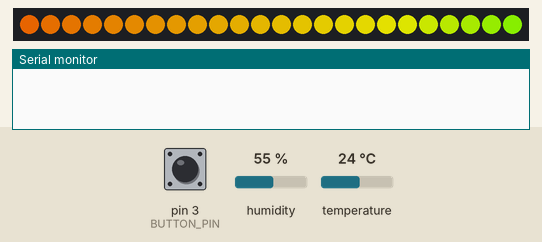
This sketch was run on a simulated Arduino Uno, built with avr-gcc and run on an emulated ATmega328P. Shown: 24 RGB LEDs in strip order, left to right, the last lines printed to the serial monitor. Inputs (shaded band) come from the test bench; at power-on: pin 3 (BUTTON_PIN) HIGH, humidity 55 %, temperature 24 °C. Dim RGB values are drawn brighter than linear.

Above: at 1.2 s.
1.3 s: pin 3 (BUTTON_PIN) pulled LOW for 0.15 s
At 2.1 s:
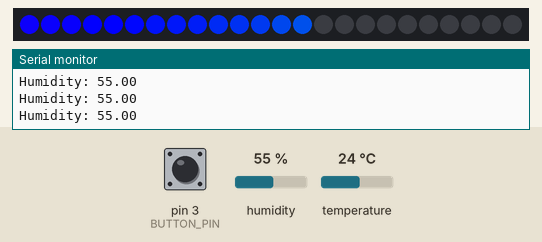
2.9 s: humidity set to 68 %
At 4.2 s:
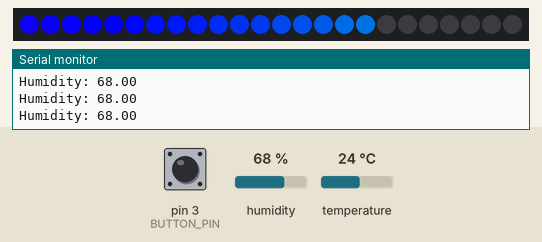
4.8 s: pin 3 (BUTTON_PIN) pulled LOW for 1 s
At 4.99 s:
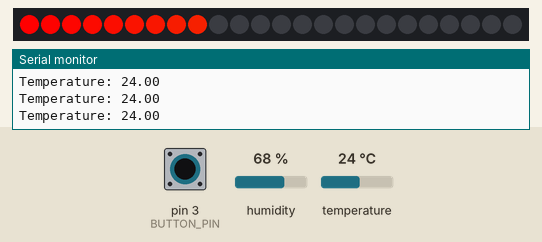
7.3 s: humidity set to 88 %
At 7.9 s:
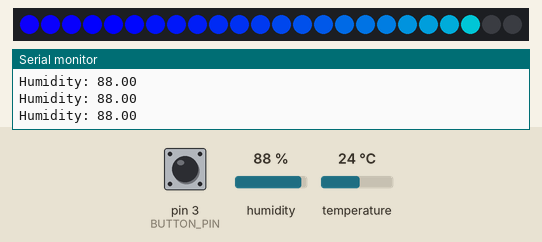
9.0 s: pin 3 (BUTTON_PIN) pulled LOW for 3.2 s
At 9.49 s:
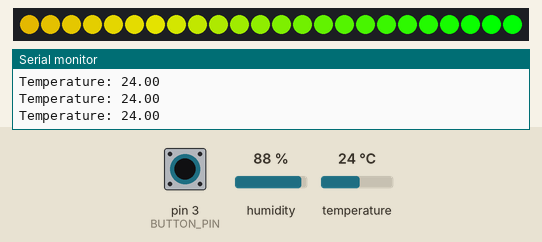
13.7 s: temperature set to 12 °C
At 15.2 s:
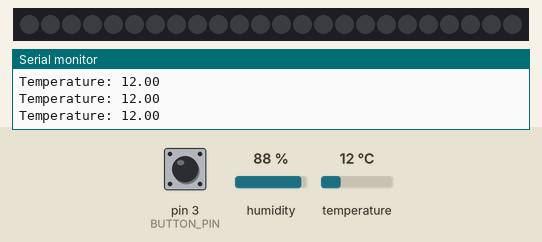
Timing chart, 0 to 16.2 s (numbered marks = the images above; inputs shaded):
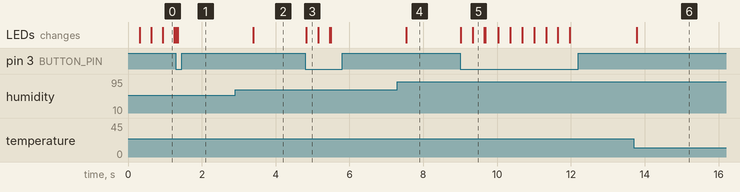

The sketch:

SmartLED.ino
```cpp
#include <FastLED.h>

#include "DHT.h"

const int DATA_PIN = 2;
const int BUTTON_PIN = 3;
const int DHT_DATA_PIN = 4;
const int DHT_GND_PIN = 5;
const int DHT_VCC_PIN = 6;

const int LED_COUNT = 24;
const int LED_BRIGHTNESS = 255;

const int MIN_TEMP = 15;
const int MAX_TEMP = 40;
const int TEMP_HUE_START = 0;
const int TEMP_HUE_END = 35;
const int HUM_HUE_START = 165;
const int HUM_HUE_END = 133;

int phase = 0;
int phase_step = 1;
int phase_inc = 2;

int ignore = 0;

enum Mode {HUMIDITY, TEMP, COLOR, LAST};
int mode = Mode::COLOR;

DHT dht(DHT_DATA_PIN, DHT11);

CRGB leds[LED_COUNT];

void setup() {
  FastLED.addLeds<NEOPIXEL, DATA_PIN>(leds, LED_COUNT);

  pinMode(BUTTON_PIN, INPUT_PULLUP);
  pinMode(DHT_GND_PIN, OUTPUT);
  digitalWrite(DHT_GND_PIN, LOW);
  pinMode(DHT_VCC_PIN, OUTPUT);
  digitalWrite(DHT_VCC_PIN, HIGH);

  dht.begin();

  Serial.begin(9600);
}

void do_humidity() {
  float humidity = dht.readHumidity();
  Serial.print("Humidity: ");
  Serial.print(humidity);
  Serial.print("\n");

  for (int i = 0; i != LED_COUNT; i++) {
    int t = i * 100 / LED_COUNT;
    if (t < humidity) {
      leds[i] = CHSV(HUM_HUE_START + i * (HUM_HUE_END - HUM_HUE_START) / LED_COUNT, 255, LED_BRIGHTNESS);
    }
    else {
      leds[i] = CHSV(0, 0, 0);
    }
  }
  FastLED.show();
}

void do_temp() {
  float temp = dht.readTemperature();
  Serial.print("Temperature: ");
  Serial.print(temp);
  Serial.print("\n");

  for (int i = 0; i != LED_COUNT; i++) {
    int t = MIN_TEMP + i * (MAX_TEMP - MIN_TEMP) / LED_COUNT;
    if (t < temp) {
      leds[i] = CHSV(TEMP_HUE_START + i * (TEMP_HUE_END - TEMP_HUE_START) / LED_COUNT, 255, LED_BRIGHTNESS);
    }
    else {
      leds[i] = CHSV(0, 0, 0);
    }
  }
  FastLED.show();
}

void do_colors() {
  for (int i = 0; i != LED_COUNT; i++) {
    leds[i] = CHSV(phase + i * phase_inc, 255, LED_BRIGHTNESS);
  }
  phase += phase_step;
  FastLED.show();
}

void loop() {
  if (digitalRead(BUTTON_PIN) == LOW && ignore == 0) {
    ignore = 10;
    mode++;
    if (mode == Mode::LAST)
      mode = Mode::HUMIDITY;
  }

  switch(mode) {
    case Mode::HUMIDITY:
      do_humidity();
      break;
    case Mode::TEMP:
      do_temp();
      break;
    case Mode::COLOR:
      do_colors();
      break;
  }

  delay(30);
  if (ignore != 0)
    ignore--;
}
```

Measured:
- after the input at 1.3 s, the LEDs: change at once (image 1)
- after the input at 2.9 s, the LEDs: change after 0.49 s (image 2)
- after the input at 4.8 s, the LEDs: change at once (image 3)
- after the input at 7.3 s, the LEDs: change after 0.24 s (image 4)
- after the input at 9.0 s, the LEDs: first change at once (image 5 shows a later state)
- after the input at 13.7 s, the LEDs: change after 0.08 s (image 6)
